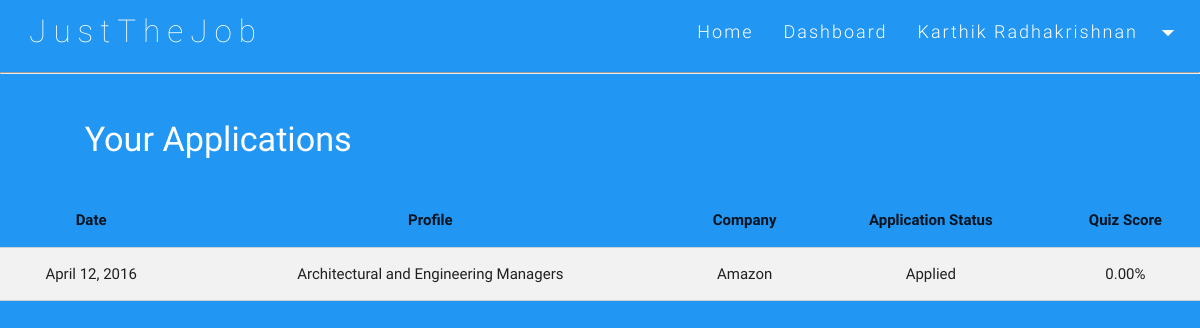
The app's page /main/dashboard (signed in), older data.
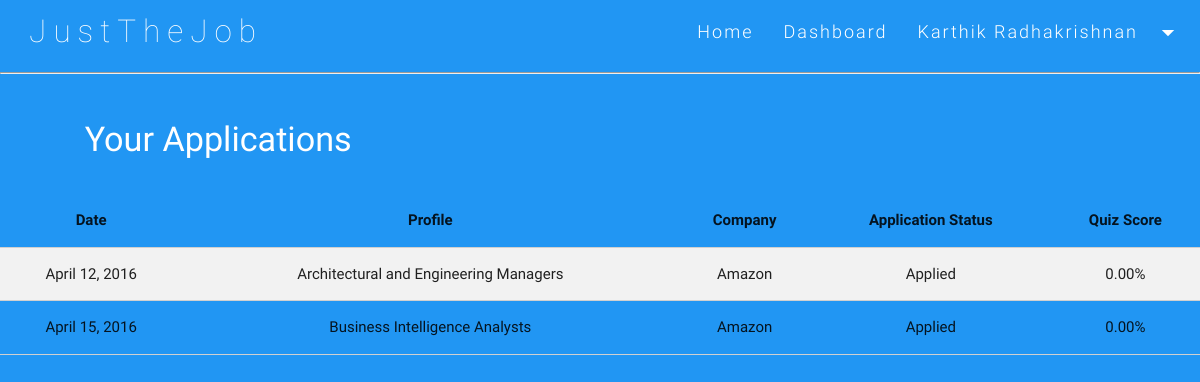
The same page, newer data.
### mainapp/models.py (models this page shows, shortened)
class JobApplication(models.Model):
    job=models.ForeignKey(JobPosting)
    applicant=models.ForeignKey(Personal)
    score=models.DecimalField(max_digits=6,decimal_places=2)
    date=models.DateField(auto_now_add=True, blank=True)
    status=models.CharField(max_length=1,choices=STATUS_CHOICES,default='A')

class JobPosting(models.Model):
    id=models.AutoField(primary_key=True)
    location=models.CharField(max_length=100)
    industry=models.CharField(max_length=100,null=False)
    skills=models.ManyToManyField(Skill)
    position=models.CharField(max_length=100,null=False)
    organization=models.CharField(max_length=100,null=False,default='')
    link=models.URLField(max_length=200,null=True)
    type=models.CharField(max_length=1,choices=TYPE_CHOICES,default='F')
    stipend=models.IntegerField(null=True)

### mainapp/views.py (the view)
# urls.py: url(r'dashboard',views.dashboard,name="dashboard"),
@csrf_exempt
def dashboard(request):
    template = loader.get_template('mainapp/dashboard.html')    #Load the page
    person1=User.objects.all().filter(username=request.session.get('user'))[0]
    person=Personal.objects.all().filter(user_details=person1)[0]
    j=JobApplication.objects.all().filter(applicant=person)
    context={'Applications':j}               #Used for alerting on feedback submission
    return HttpResponse(template.render(context,request))

### mainapp/templates/mainapp/dashboard.html (shortened to what this page needs)
<!DOCTYPE html>
<html lang="en">
<head>
    <link href="{{ STATIC_URL }}min/plugin-min.css" type="text/css" rel="stylesheet">
    <link href="{{ STATIC_URL }}min/custom-min.css" type="text/css" rel="stylesheet">
</head>
<body id="top" class="scrollspy default_color">
<div class="navbar-fixed">
    <nav id="nav_f" class="default_color" role="navigation">
        <div class="nav-wrapper">
            <a href="#" id="logo-container" class="brand-logo">&nbsp; JustTheJob</a>
            <ul class="right hide-on-med-and-down">
                <li><a href="/main/test">Home</a></li>
                <li><a href="#">Dashboard</a></li>
                <li><a class="dropdown-button" href="#!"
                       data-activates="dropdown1">{{ user.first_name }} {{ user.last_name }}<i
                        class="mdi-navigation-arrow-drop-down right"></i></a></li>
            </ul>
        </div>
    </nav>
</div>
<hr>
<br>
  <h4 class="white-text">&nbsp;&nbsp;&nbsp;&nbsp;&nbsp;&nbsp;&nbsp;&nbsp;&nbsp;&nbsp;Your Applications </h4>
  <br>
  <table id = "info" class="bordered striped centered ">
    <thead>
      <tr>
          <th data-field="date">Date</th>
          <th data-field="profile">Profile</th>
          <th data-field="company">Company</th>
          <th data-field="status">Application Status</th>
          <th data-field="status">Quiz Score</th>
      </tr>
    </thead>
    <tbody>
      {% for j in Applications %}
	      <tr>
	        <td>{{ j.date }}</td>
	        <td>{{ j.job.position }}</td>
	        <td>{{ j.job.organization }}</td>
	        <td>{{ j.get_status_display }}</td>
	        <td>{{ j.score }}%</td>
	      </tr>
	  {% endfor %}
    </tbody>
  </table>
</body>
</html>

### mainapp/static/min/custom-min.css (style rules this page uses)
.default_color { background-color:#2196F3 !important }
#nav_f { box-shadow:none !important;-webkit-box-shadow:none !important }
.brand-logo { position:absolute;color:#fff;display:inline-block;font-size:2.1rem;font-style:normal;font-weight:100;padding:0;letter-spacing:7px }
nav ul a { font-size:1.2rem;color:#FFF;letter-spacing:2px;display:block;font-weight:300;padding:0px 15px }

### mainapp/templates/mainapp/dashboard.html (style rules this page uses)
.right { display: inline-block; margin-left: auto; margin-right: auto; }

Row changes from the older to the newer data that the page shows:
added JobApplication: date "April 15, 2016", job.position "Business Intelligence Analysts", job.organization "Amazon", status "Applied", score "0.00"
